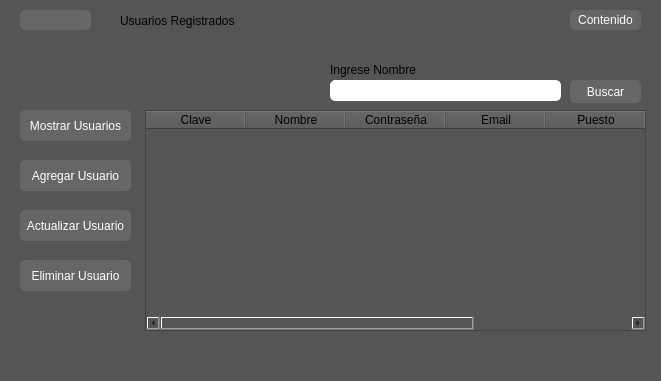
<?xml version="1.0" encoding="UTF-8"?>
<ui version="4.0">
 <class>MainWindowUsers</class>
 <widget class="QMainWindow" name="MainWindowUsers">
  <property name="geometry">
   <rect>
    <x>0</x>
    <y>0</y>
    <width>661</width>
    <height>381</height>
   </rect>
  </property>
  <property name="maximumSize">
   <size>
    <width>661</width>
    <height>381</height>
   </size>
  </property>
  <property name="windowTitle">
   <string>MainWindow</string>
  </property>
  <property name="styleSheet">
   <string notr="true">background-color: #555;</string>
  </property>
  <widget class="QWidget" name="centralwidget">
   <widget class="QPushButton" name="btn_incio">
    <property name="geometry">
     <rect>
      <x>20</x>
      <y>10</y>
      <width>71</width>
      <height>20</height>
     </rect>
    </property>
    <property name="cursor">
     <cursorShape>PointingHandCursor</cursorShape>
    </property>
    <property name="styleSheet">
     <string notr="true">QObject{
	color:White;
	background-color: #666;
	border-radius: 5px;
}
QObject:hover{
	background-color: #222;
}</string>
    </property>
    <property name="text">
     <string/>
    </property>
    <property name="icon">
     <iconset>
      <normaloff>../../../Downloads/productos.png</normaloff>../../../Downloads/productos.png</iconset>
    </property>
   </widget>
   <widget class="QPushButton" name="btn_contenido">
    <property name="geometry">
     <rect>
      <x>570</x>
      <y>10</y>
      <width>71</width>
      <height>20</height>
     </rect>
    </property>
    <property name="cursor">
     <cursorShape>PointingHandCursor</cursorShape>
    </property>
    <property name="styleSheet">
     <string notr="true">QObject{
	color:White;
	background-color: #666;
	border-radius: 5px;
}
QObject:hover{
	background-color: #222;
}</string>
    </property>
    <property name="text">
     <string>Contenido</string>
    </property>
   </widget>
   <widget class="QLabel" name="label">
    <property name="geometry">
     <rect>
      <x>120</x>
      <y>0</y>
      <width>411</width>
      <height>41</height>
     </rect>
    </property>
    <property name="styleSheet">
     <string notr="true">font:  26pt &quot;Arial Black&quot;;</string>
    </property>
    <property name="text">
     <string>Usuarios Registrados</string>
    </property>
   </widget>
   <widget class="QPushButton" name="btn_agregar_usuario">
    <property name="geometry">
     <rect>
      <x>20</x>
      <y>160</y>
      <width>111</width>
      <height>31</height>
     </rect>
    </property>
    <property name="cursor">
     <cursorShape>PointingHandCursor</cursorShape>
    </property>
    <property name="styleSheet">
     <string notr="true">QObject{
	color:White;
	background-color: #666;
	border-radius: 5px;
}
QObject:hover{
	background-color: #222;
}</string>
    </property>
    <property name="text">
     <string>Agregar Usuario</string>
    </property>
   </widget>
   <widget class="QPushButton" name="btn_actualizar_usuario">
    <property name="geometry">
     <rect>
      <x>20</x>
      <y>210</y>
      <width>111</width>
      <height>31</height>
     </rect>
    </property>
    <property name="cursor">
     <cursorShape>PointingHandCursor</cursorShape>
    </property>
    <property name="styleSheet">
     <string notr="true">QObject{
	color:White;
	background-color: #666;
	border-radius: 5px;
}
QObject:hover{
	background-color: #222;
}</string>
    </property>
    <property name="text">
     <string>Actualizar Usuario</string>
    </property>
   </widget>
   <widget class="QPushButton" name="btn_eliminar_usuario">
    <property name="geometry">
     <rect>
      <x>20</x>
      <y>260</y>
      <width>111</width>
      <height>31</height>
     </rect>
    </property>
    <property name="cursor">
     <cursorShape>PointingHandCursor</cursorShape>
    </property>
    <property name="styleSheet">
     <string notr="true">QObject{
	color:White;
	background-color: #666;
	border-radius: 5px;
}
QObject:hover{
	background-color: #222;
}</string>
    </property>
    <property name="text">
     <string>Eliminar Usuario</string>
    </property>
   </widget>
   <widget class="QTableWidget" name="tableWidget_users">
    <property name="geometry">
     <rect>
      <x>145</x>
      <y>110</y>
      <width>501</width>
      <height>221</height>
     </rect>
    </property>
    <column>
     <property name="text">
      <string>Clave</string>
     </property>
    </column>
    <column>
     <property name="text">
      <string>Nombre</string>
     </property>
    </column>
    <column>
     <property name="text">
      <string>Contraseña</string>
     </property>
    </column>
    <column>
     <property name="text">
      <string>Email</string>
     </property>
    </column>
    <column>
     <property name="text">
      <string>Puesto</string>
     </property>
    </column>
    <column>
     <property name="text">
      <string>Descripción</string>
     </property>
    </column>
   </widget>
   <widget class="QLineEdit" name="txt_clave_usuario">
    <property name="geometry">
     <rect>
      <x>330</x>
      <y>80</y>
      <width>231</width>
      <height>21</height>
     </rect>
    </property>
    <property name="styleSheet">
     <string notr="true">color: black;
font: 75 10pt &quot;Arial&quot;;
border: 1px solid white;
border-radius: 5px;
background-color: white;</string>
    </property>
   </widget>
   <widget class="QPushButton" name="btn_buscar_usuario">
    <property name="geometry">
     <rect>
      <x>570</x>
      <y>80</y>
      <width>71</width>
      <height>23</height>
     </rect>
    </property>
    <property name="cursor">
     <cursorShape>PointingHandCursor</cursorShape>
    </property>
    <property name="styleSheet">
     <string notr="true">QObject{
	color:White;
	background-color: #666;
	border-radius: 5px;
}
QObject:hover{
	background-color: #222;
}</string>
    </property>
    <property name="text">
     <string>Buscar</string>
    </property>
   </widget>
   <widget class="QPushButton" name="btn_mostrar_usuarios">
    <property name="geometry">
     <rect>
      <x>20</x>
      <y>110</y>
      <width>111</width>
      <height>31</height>
     </rect>
    </property>
    <property name="cursor">
     <cursorShape>PointingHandCursor</cursorShape>
    </property>
    <property name="styleSheet">
     <string notr="true">QObject{
	color:White;
	background-color: #666;
	border-radius: 5px;
}
QObject:hover{
	background-color: #222;
}</string>
    </property>
    <property name="text">
     <string>Mostrar Usuarios</string>
    </property>
   </widget>
   <widget class="QLabel" name="lbl_ingrese_nombre">
    <property name="geometry">
     <rect>
      <x>330</x>
      <y>60</y>
      <width>181</width>
      <height>20</height>
     </rect>
    </property>
    <property name="text">
     <string>Ingrese Nombre</string>
    </property>
   </widget>
  </widget>
  <widget class="QMenuBar" name="menubar">
   <property name="geometry">
    <rect>
     <x>0</x>
     <y>0</y>
     <width>661</width>
     <height>21</height>
    </rect>
   </property>
  </widget>
  <widget class="QStatusBar" name="statusbar"/>
 </widget>
 <resources/>
 <connections/>
</ui>
